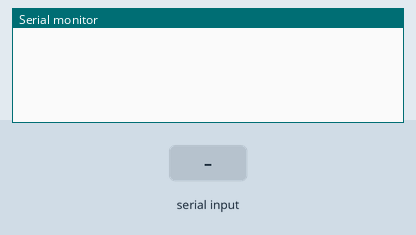
Bench run of a sketch on a simulated Arduino Uno, built with avr-gcc and run on an emulated ATmega328P. Parts: the last lines printed to the serial monitor. The inputs (shaded band) are chosen by the test bench.

Above: at 1.2 s.
1.3 s: "90,45\n" received over Serial
At 2.3 s:
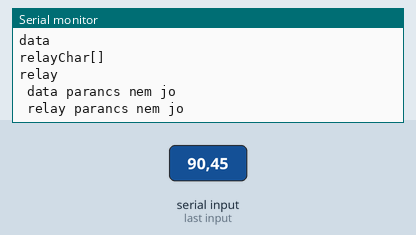
2.8 s: "5\n" received over Serial
At 2.87 s:
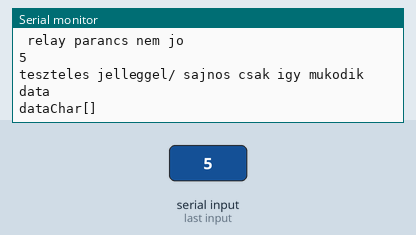

The sketch:

serialcommand.ino
```cpp
/******************** Timer values *****************/
unsigned long     alarmTimer     = 0;
unsigned long     tmpTimer       = 0;
unsigned long     time           = 0;
unsigned long     timeOut        = 0;
unsigned long     clearTime      = 0;
unsigned long     clearPrevTime  = 0;

/************************* Flags *******************/
boolean     dataRec              = false;      // nincs hasznalatban
boolean     handShake            = false;      // kommunikacio szinkron flag
boolean     commComp             = false;
boolean     dataFlag             = false;
boolean     relayFlag            = false;

/*********************** Declaration of parameters ********************/
char                commandChar;
char                relayComChar;
char                command[16]            = "";
char                test[16]               = "data";
char                dataChar[5]            = "data";
char                relayChar[6]           = "relay";
volatile char       trueChar[5]            = "TRUE";
volatile char       falseChar[6]           = "FALSE";
volatile char       empty                  =' ';

int         j, k, s              = 0;         // for ciklus valtozoja
int         relayComPin          = 0;

/************************************* Setup *******************************/
void setup()  {
  Serial.begin(9600);
}

/************************************* Loop *******************************/
void loop()   {
  if (commComp) {
    for ( k = 0; k < s; k++ ){
    Serial.print(command[k]);
    }
    Serial.println("");
    commandProc();
    //for ( k = 0; k < s; k++ ){
    //command[s] = empty;
    commComp = false;
    s = 0;
    //}
  }
}

/*************************** SerialEvent *********************/
void serialEvent() {
  while (Serial.available()) {
    // get the new byte:
    char commandChar = (char)Serial.read();
    // add it to the inputString:
    command[s] = commandChar;
    s++;
    // if the incoming character is a newline, set a flag
    // so the main loop can do something about it:
    if (commandChar == '\n') {
      commComp = true;
    }
  }
}

/************************ Commands *************************/
void commandProc(){
  Serial.println("teszteles jelleggel/ sajnos csak igy mukodik");
  Serial.println(&test[0]);
  Serial.println("dataChar[]");
  Serial.println(&dataChar[0]);
  Serial.println("relayChar[]");
  Serial.println(&relayChar[0]);
  if ( (command[0] == dataChar[0]) && (command[1] == dataChar[1]) && (command[2] == dataChar[2]) && (command[3] == dataChar[3])) {
    dataFlag = true;
    Serial.println("data parancs fogadva");
  }
  else {
    dataFlag = false;
    Serial.println(" data parancs nem jo");
  }
  if ( command[0] == relayChar[0] && command[1] == relayChar[1] && command[2] == relayChar[2] && command[3] == relayChar[3] && command[4] == relayChar[4] ) {
    relayFlag = true;
    Serial.println(" relay parancs fogadva");
  }
  else {
    relayFlag = false;
    Serial.println(" relay parancs nem jo");
  }
  if ( relayFlag == true ){
    relayComPin = atoi(&command[6]) + 1;
    Serial.print("Bekapcsolt rele szama: ");
    Serial.println(relayComPin, DEC);
    if ( command[10] == trueChar[0]  && command[11] == trueChar[1] && command[12] == trueChar[2] && command[13] == trueChar[3] ){
      Serial.print("Allapota: ");
      Serial.println("Igaz");
      //bitSet(relayBuff, relayComPin);
    }
    if ( command[10] == falseChar[0]  && command[11] == falseChar[1] && command[12] == falseChar[2] && command[13] == falseChar[3] && command[14] == falseChar[4] ){
      Serial.print("Allapota: ");
      Serial.println("Hamis");
      //bitClear(relayBuff, relayComPin);
    }
  }
}
```

Measured:
- after the input at 1.3 s, the serial monitor: prints a new line at once (image 1)
- after the input at 2.8 s, the serial monitor: prints a new line at once (image 2)
